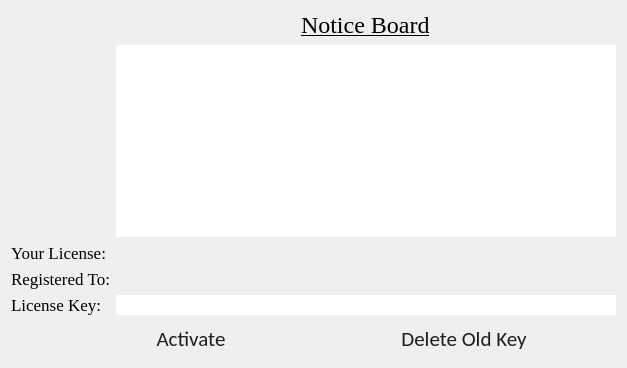
      <widget class="QWidget" name="tab_5">
       <attribute name="title">
        <string>About</string>
       </attribute>
       <layout class="QGridLayout" name="gridLayout_6">
        <item row="3" column="0">
         <widget class="QLabel" name="label_23">
          <property name="maximumSize">
           <size>
            <width>120</width>
            <height>20</height>
           </size>
          </property>
          <property name="font">
           <font>
            <family>Times New Roman</family>
            <pointsize>13</pointsize>
           </font>
          </property>
          <property name="text">
           <string>Registered To:</string>
          </property>
         </widget>
        </item>
        <item row="3" column="2" colspan="2" alignment="Qt::AlignLeft">
         <widget class="QLabel" name="label_24">
          <property name="maximumSize">
           <size>
            <width>16777215</width>
            <height>30</height>
           </size>
          </property>
          <property name="font">
           <font>
            <family>Times New Roman</family>
            <pointsize>13</pointsize>
           </font>
          </property>
          <property name="text">
           <string/>
          </property>
         </widget>
        </item>
        <item row="2" column="2" colspan="2" alignment="Qt::AlignLeft">
         <widget class="QLabel" name="label_license_status">
          <property name="maximumSize">
           <size>
            <width>16777215</width>
            <height>30</height>
           </size>
          </property>
          <property name="font">
           <font>
            <family>Times New Roman</family>
            <pointsize>13</pointsize>
           </font>
          </property>
          <property name="text">
           <string/>
          </property>
         </widget>
        </item>
        <item row="5" column="2" rowspan="2" colspan="2">
         <widget class="QLineEdit" name="lineEdit_license_key">
          <property name="maximumSize">
           <size>
            <width>16777215</width>
            <height>30</height>
           </size>
          </property>
          <property name="styleSheet">
           <string notr="true">background-color: rgb(255, 255, 255);</string>
          </property>
          <property name="frame">
           <bool>false</bool>
          </property>
         </widget>
        </item>
        <item row="2" column="0">
         <widget class="QLabel" name="label_22">
          <property name="maximumSize">
           <size>
            <width>120</width>
            <height>30</height>
           </size>
          </property>
          <property name="font">
           <font>
            <family>Times New Roman</family>
            <pointsize>13</pointsize>
           </font>
          </property>
          <property name="text">
           <string>Your License:</string>
          </property>
         </widget>
        </item>
        <item row="5" column="0" rowspan="2">
         <widget class="QLabel" name="label_21">
          <property name="maximumSize">
           <size>
            <width>120</width>
            <height>30</height>
           </size>
          </property>
          <property name="font">
           <font>
            <family>Times New Roman</family>
            <pointsize>13</pointsize>
           </font>
          </property>
          <property name="text">
           <string>License Key:</string>
          </property>
         </widget>
        </item>
        <item row="0" column="2" colspan="2" alignment="Qt::AlignHCenter">
         <widget class="QLabel" name="label_25">
          <property name="font">
           <font>
            <family>Times New Roman</family>
            <pointsize>18</pointsize>
            <underline>true</underline>
           </font>
          </property>
          <property name="text">
           <string>Notice Board</string>
          </property>
         </widget>
        </item>
        <item row="1" column="2" colspan="2">
         <widget class="QTextBrowser" name="textBrowser">
          <property name="minimumSize">
           <size>
            <width>500</width>
            <height>0</height>
           </size>
          </property>
          <property name="styleSheet">
           <string notr="true">background-color: rgb(255, 255, 255);</string>
          </property>
          <property name="frameShape">
           <enum>QFrame::NoFrame</enum>
          </property>
         </widget>
        </item>
        <item row="8" column="3">
         <widget class="QPushButton" name="pushButton_delete_old_key">
          <property name="maximumSize">
           <size>
            <width>220</width>
            <height>40</height>
           </size>
          </property>
          <property name="font">
           <font>
            <family>Calibri</family>
            <pointsize>16</pointsize>
           </font>
          </property>
          <property name="styleSheet">
           <string notr="true">QPushButton {
    color: #1E1E1E;
    border-radius: 3px;
    border-style: Solid;
    background: qradialgradient(
        cx: 0.3, cy: -0.4, fx: 0.3, fy: -0.4,
        radius: 1.35, stop: 0 #e5e5e5, stop: 1 #79d70f
        );
    padding: 5px 28px;
    }

QPushButton:hover {
    background: qradialgradient(
        cx: 0.3, cy: -0.4, fx: 0.3, fy: -0.4,
        radius: 1.35, stop: 0 #fff, stop: 1 #bbb
        );
    }

QPushButton:pressed {
    border-style: inset;
    background: qradialgradient(
        cx: 0.4, cy: -0.1, fx: 0.4, fy: -0.1,
        radius: 1.35, stop: 0 #fff, stop: 1 #ddd
        );
    }</string>
          </property>
          <property name="text">
           <string>Delete Old Key</string>
          </property>
         </widget>
        </item>
        <item row="8" column="2">
         <widget class="QPushButton" name="pushButton_activate">
          <property name="sizePolicy">
           <sizepolicy hsizetype="Expanding" vsizetype="Expanding">
            <horstretch>0</horstretch>
            <verstretch>0</verstretch>
           </sizepolicy>
          </property>
          <property name="minimumSize">
           <size>
            <width>0</width>
            <height>0</height>
           </size>
          </property>
          <property name="maximumSize">
           <size>
            <width>150</width>
            <height>40</height>
           </size>
          </property>
          <property name="font">
           <font>
            <family>Calibri</family>
            <pointsize>16</pointsize>
            <weight>50</weight>
            <bold>false</bold>
           </font>
          </property>
          <property name="styleSheet">
           <string notr="true">QPushButton {
    color: #1E1E1E;
    border-radius: 3px;
    border-style: Solid;
    background: qradialgradient(
        cx: 0.3, cy: -0.4, fx: 0.3, fy: -0.4,
        radius: 1.35, stop: 0 #e5e5e5, stop: 1 #79d70f
        );
    padding: 5px 28px;
    }

QPushButton:hover {
    background: qradialgradient(
        cx: 0.3, cy: -0.4, fx: 0.3, fy: -0.4,
        radius: 1.35, stop: 0 #fff, stop: 1 #bbb
        );
    }

QPushButton:pressed {
    border-style: inset;
    background: qradialgradient(
        cx: 0.4, cy: -0.1, fx: 0.4, fy: -0.1,
        radius: 1.35, stop: 0 #fff, stop: 1 #ddd
        );
    }</string>
          </property>
          <property name="text">
           <string>Activate</string>
          </property>
         </widget>
        </item>
       </layout>
      </widget>
